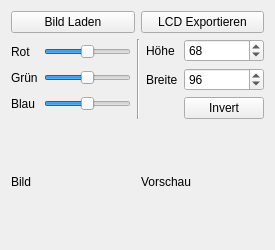
<?xml version="1.0" encoding="UTF-8"?>
<ui version="4.0">
 <class>MainWindow</class>
 <widget class="QMainWindow" name="MainWindow">
  <property name="geometry">
   <rect>
    <x>0</x>
    <y>0</y>
    <width>275</width>
    <height>250</height>
   </rect>
  </property>
  <property name="windowTitle">
   <string>Qimg2lcd</string>
  </property>
  <widget class="QWidget" name="centralWidget">
   <layout class="QVBoxLayout" name="verticalLayout">
    <item>
     <layout class="QHBoxLayout" name="horizontalLayout">
      <item>
       <widget class="QPushButton" name="btnLoad">
        <property name="text">
         <string>Bild Laden</string>
        </property>
       </widget>
      </item>
      <item>
       <widget class="QPushButton" name="btnExport">
        <property name="text">
         <string>LCD Exportieren</string>
        </property>
       </widget>
      </item>
     </layout>
    </item>
    <item>
     <layout class="QHBoxLayout" name="horizontalLayout_3">
      <item>
       <layout class="QGridLayout" name="gridLayout">
        <item row="0" column="0">
         <widget class="QLabel" name="lblRed">
          <property name="text">
           <string>Rot</string>
          </property>
         </widget>
        </item>
        <item row="1" column="0">
         <widget class="QLabel" name="lblGreen">
          <property name="text">
           <string>Grün</string>
          </property>
         </widget>
        </item>
        <item row="2" column="0">
         <widget class="QLabel" name="lblBlue">
          <property name="text">
           <string>Blau</string>
          </property>
         </widget>
        </item>
        <item row="0" column="1">
         <widget class="QSlider" name="slidRed">
          <property name="maximum">
           <number>255</number>
          </property>
          <property name="value">
           <number>128</number>
          </property>
          <property name="orientation">
           <enum>Qt::Horizontal</enum>
          </property>
         </widget>
        </item>
        <item row="1" column="1">
         <widget class="QSlider" name="slidGreen">
          <property name="maximum">
           <number>255</number>
          </property>
          <property name="value">
           <number>128</number>
          </property>
          <property name="orientation">
           <enum>Qt::Horizontal</enum>
          </property>
         </widget>
        </item>
        <item row="2" column="1">
         <widget class="QSlider" name="slidBlue">
          <property name="maximum">
           <number>255</number>
          </property>
          <property name="value">
           <number>128</number>
          </property>
          <property name="orientation">
           <enum>Qt::Horizontal</enum>
          </property>
         </widget>
        </item>
       </layout>
      </item>
      <item>
       <widget class="Line" name="line">
        <property name="orientation">
         <enum>Qt::Vertical</enum>
        </property>
       </widget>
      </item>
      <item>
       <layout class="QGridLayout" name="gridLayout_2">
        <item row="2" column="0">
         <widget class="QLabel" name="lblHight">
          <property name="text">
           <string>Höhe</string>
          </property>
         </widget>
        </item>
        <item row="2" column="1">
         <widget class="QSpinBox" name="spinHight">
          <property name="maximum">
           <number>2000</number>
          </property>
          <property name="value">
           <number>68</number>
          </property>
         </widget>
        </item>
        <item row="3" column="0">
         <widget class="QLabel" name="lblWidth">
          <property name="text">
           <string>Breite</string>
          </property>
         </widget>
        </item>
        <item row="3" column="1">
         <widget class="QSpinBox" name="spinWidth">
          <property name="maximum">
           <number>2000</number>
          </property>
          <property name="value">
           <number>96</number>
          </property>
         </widget>
        </item>
        <item row="4" column="1">
         <widget class="QPushButton" name="btnInvert">
          <property name="text">
           <string>Invert</string>
          </property>
          <property name="checkable">
           <bool>true</bool>
          </property>
         </widget>
        </item>
       </layout>
      </item>
     </layout>
    </item>
    <item>
     <layout class="QHBoxLayout" name="horizontalLayout_2">
      <item>
       <widget class="QLabel" name="lblImage">
        <property name="sizePolicy">
         <sizepolicy hsizetype="Ignored" vsizetype="Ignored">
          <horstretch>0</horstretch>
          <verstretch>0</verstretch>
         </sizepolicy>
        </property>
        <property name="maximumSize">
         <size>
          <width>2000</width>
          <height>2000</height>
         </size>
        </property>
        <property name="baseSize">
         <size>
          <width>20000</width>
          <height>20000</height>
         </size>
        </property>
        <property name="autoFillBackground">
         <bool>true</bool>
        </property>
        <property name="text">
         <string>Bild</string>
        </property>
        <property name="scaledContents">
         <bool>false</bool>
        </property>
       </widget>
      </item>
      <item>
       <widget class="QLabel" name="lblPreview">
        <property name="sizePolicy">
         <sizepolicy hsizetype="Ignored" vsizetype="Ignored">
          <horstretch>0</horstretch>
          <verstretch>0</verstretch>
         </sizepolicy>
        </property>
        <property name="maximumSize">
         <size>
          <width>2000</width>
          <height>2000</height>
         </size>
        </property>
        <property name="baseSize">
         <size>
          <width>20000</width>
          <height>20000</height>
         </size>
        </property>
        <property name="autoFillBackground">
         <bool>true</bool>
        </property>
        <property name="text">
         <string>Vorschau</string>
        </property>
       </widget>
      </item>
     </layout>
    </item>
   </layout>
  </widget>
 </widget>
 <layoutdefault spacing="6" margin="11"/>
 <resources/>
 <connections>
  <connection>
   <sender>btnLoad</sender>
   <signal>clicked()</signal>
   <receiver>MainWindow</receiver>
   <slot>OpenFile()</slot>
   <hints>
    <hint type="sourcelabel">
     <x>70</x>
     <y>42</y>
    </hint>
    <hint type="destinationlabel">
     <x>137</x>
     <y>124</y>
    </hint>
   </hints>
  </connection>
  <connection>
   <sender>btnExport</sender>
   <signal>clicked()</signal>
   <receiver>MainWindow</receiver>
   <slot>ExportFile()</slot>
   <hints>
    <hint type="sourcelabel">
     <x>204</x>
     <y>42</y>
    </hint>
    <hint type="destinationlabel">
     <x>137</x>
     <y>124</y>
    </hint>
   </hints>
  </connection>
  <connection>
   <sender>spinHight</sender>
   <signal>valueChanged(int)</signal>
   <receiver>MainWindow</receiver>
   <slot>ChangeSize()</slot>
   <hints>
    <hint type="sourcelabel">
     <x>241</x>
     <y>106</y>
    </hint>
    <hint type="destinationlabel">
     <x>137</x>
     <y>124</y>
    </hint>
   </hints>
  </connection>
  <connection>
   <sender>spinWidth</sender>
   <signal>valueChanged(int)</signal>
   <receiver>MainWindow</receiver>
   <slot>ChangeSize()</slot>
   <hints>
    <hint type="sourcelabel">
     <x>241</x>
     <y>141</y>
    </hint>
    <hint type="destinationlabel">
     <x>137</x>
     <y>124</y>
    </hint>
   </hints>
  </connection>
  <connection>
   <sender>slidRed</sender>
   <signal>valueChanged(int)</signal>
   <receiver>MainWindow</receiver>
   <slot>UpdatePreview()</slot>
   <hints>
    <hint type="sourcelabel">
     <x>104</x>
     <y>98</y>
    </hint>
    <hint type="destinationlabel">
     <x>137</x>
     <y>124</y>
    </hint>
   </hints>
  </connection>
  <connection>
   <sender>slidGreen</sender>
   <signal>valueChanged(int)</signal>
   <receiver>MainWindow</receiver>
   <slot>UpdatePreview()</slot>
   <hints>
    <hint type="sourcelabel">
     <x>104</x>
     <y>125</y>
    </hint>
    <hint type="destinationlabel">
     <x>137</x>
     <y>124</y>
    </hint>
   </hints>
  </connection>
  <connection>
   <sender>slidBlue</sender>
   <signal>valueChanged(int)</signal>
   <receiver>MainWindow</receiver>
   <slot>UpdatePreview()</slot>
   <hints>
    <hint type="sourcelabel">
     <x>104</x>
     <y>152</y>
    </hint>
    <hint type="destinationlabel">
     <x>137</x>
     <y>124</y>
    </hint>
   </hints>
  </connection>
  <connection>
   <sender>btnInvert</sender>
   <signal>toggled(bool)</signal>
   <receiver>MainWindow</receiver>
   <slot>UpdatePreview()</slot>
   <hints>
    <hint type="sourcelabel">
     <x>35</x>
     <y>125</y>
    </hint>
    <hint type="destinationlabel">
     <x>137</x>
     <y>124</y>
    </hint>
   </hints>
  </connection>
 </connections>
 <slots>
  <slot>OpenFile()</slot>
  <slot>ExportFile()</slot>
  <slot>ChangeSize()</slot>
  <slot>UpdatePreview()</slot>
 </slots>
</ui>
